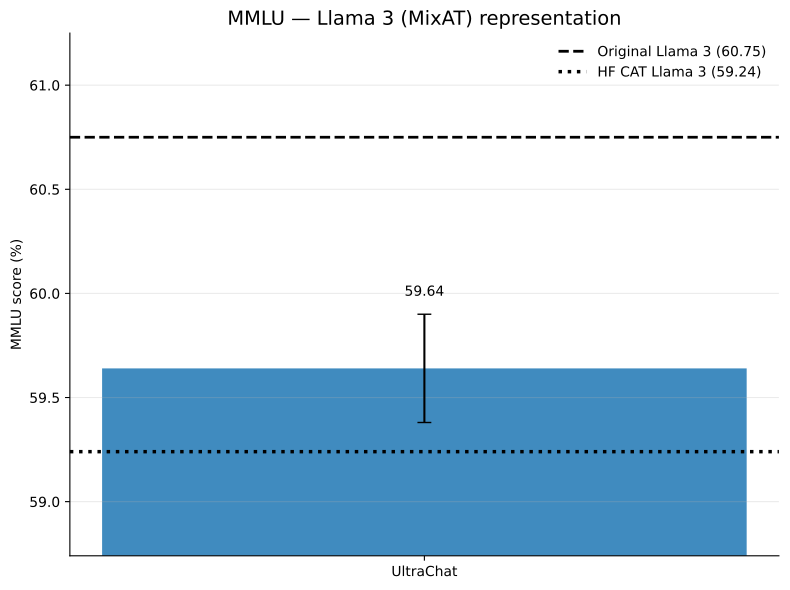

This figure's Python source:
import numpy as np
import matplotlib.pyplot as plt

from pathlib import Path
from matplotlib.backends.backend_pdf import PdfPages


# ============================================================
# Configuration
# ============================================================

MODEL_NAME = "Llama 3 (MixAT)"
COLOR = "C0"

eps = np.array([
    0.075,
    0.150,
    0.300,
    0.600,
])


# ============================================================
# MMLU
# ============================================================

mmlu_github = (59.64, 0.26)

mmlu_references = {
    "Original Llama 3": 60.75,
    "HuggingFace CAT Llama 3": 59.24,
}

mmlu_relative = {
    "y": [
        59.73,
        59.47,
        58.51,
        55.74,
    ],
    "err": [
        0.22,
        0.14,
        0.68,
        0.41,
    ],
}


# ============================================================
# ARC-E
# ============================================================

arce_github = (80.29, 0.38)

arce_references = {
    "Original Llama 3": 79.12,
    "HuggingFace CAT Llama 3": 80.93,
}

arce_relative = {
    "y": [
        80.46,
        79.44,
        75.45,
        41.29,
    ],
    "err": [
        0.43,
        0.29,
        2.54,
        19.91,
    ],
}


# ============================================================
# ARC-C
# ============================================================

arcc_github = (51.05, 0.18)

arcc_references = {
    "Original Llama 3": 49.40,
    "HuggingFace CAT Llama 3": 50.77,
}

arcc_relative = {
    "y": [
        50.85,
        49.34,
        47.84,
        32.37,
    ],
    "err": [
        0.39,
        0.65,
        1.65,
        9.46,
    ],
}


# ============================================================
# Representation
# ============================================================

def plot_representation(github, references, metric):
    fig, ax = plt.subplots(figsize=(8, 6))

    value, error = github

    original = references["Original Llama 3"]
    hf = references["HuggingFace CAT Llama 3"]

    # --------------------------------------------------------
    # GitHub Llama 3 bar
    # --------------------------------------------------------

    bar = ax.bar(
        [0],
        [value],
        yerr=[error],
        capsize=5,
        width=0.55,
        color=COLOR,
        alpha=0.85,
    )[0]

    # --------------------------------------------------------
    # Reference lines
    # --------------------------------------------------------

    ax.axhline(
        original,
        linestyle="--",
        linewidth=2,
        color="black",
        label=f"Original Llama 3 ({original:.2f})",
    )

    ax.axhline(
        hf,
        linestyle=":",
        linewidth=2.5,
        color="black",
        label=f"HF CAT Llama 3 ({hf:.2f})",
    )

    # --------------------------------------------------------
    # Adaptive y-axis
    # --------------------------------------------------------

    all_values = [
        value - error,
        value + error,
        original,
        hf,
    ]

    ymin = min(all_values)
    ymax = max(all_values)

    padding = max(
        (ymax - ymin) * 0.20,
        0.5,
    )

    ax.set_ylim(
        max(0, ymin - padding),
        ymax + padding,
    )

    # --------------------------------------------------------
    # Numerical value
    # --------------------------------------------------------

    ax.text(
        bar.get_x() + bar.get_width() / 2,
        value + error + padding * 0.15,
        f"{value:.2f}",
        ha="center",
        va="bottom",
        fontsize=10,
    )

    # --------------------------------------------------------
    # Axis
    # --------------------------------------------------------

    ax.set_xticks([0])

    ax.set_xticklabels([
        "UltraChat"
    ])

    ax.set_ylabel(
        f"{metric} score (%)"
    )

    ax.set_title(
        f"{metric} — {MODEL_NAME} representation",
        fontsize=14,
    )

    ax.grid(
        axis="y",
        alpha=0.25,
    )

    ax.spines["top"].set_visible(False)
    ax.spines["right"].set_visible(False)

    ax.legend(
        frameon=False,
    )

    fig.tight_layout()

    return fig


# ============================================================
# Relative LR
# ============================================================

def plot_relative_lr(relative, metric):
    fig, ax = plt.subplots(figsize=(8, 6))

    y = np.array(
        relative["y"],
        dtype=float,
    )

    err = np.array(
        relative["err"],
        dtype=float,
    )

    # --------------------------------------------------------
    # Line + markers
    # --------------------------------------------------------

    ax.plot(
        eps,
        y,
        marker="o",
        markersize=7,
        linewidth=2,
        color=COLOR,
        label="UltraChat",
    )

    # --------------------------------------------------------
    # Error bars
    # --------------------------------------------------------

    ax.errorbar(
        eps,
        y,
        yerr=err,
        fmt="none",
        capsize=4,
        color=COLOR,
    )

    # --------------------------------------------------------
    # Adaptive y-axis
    # --------------------------------------------------------

    ymin = np.min(
        y - err
    )

    ymax = np.max(
        y + err
    )

    padding = max(
        (ymax - ymin) * 0.15,
        0.5,
    )

    ax.set_ylim(
        max(0, ymin - padding),
        min(100, ymax + padding),
    )

    # --------------------------------------------------------
    # Axis
    # --------------------------------------------------------

    ax.set_xlabel(
        r"Configuration multiplier $s$"
    )

    ax.set_ylabel(
        f"{metric} score (%)"
    )

    ax.set_xticks(eps)

    ax.set_xticklabels([
        "0.075",
        "0.150",
        "0.300",
        "0.600",
    ])

    ax.set_title(
        f"{metric} — {MODEL_NAME} relative learning rate",
        fontsize=14,
    )

    ax.grid(
        axis="y",
        alpha=0.25,
    )

    ax.spines["top"].set_visible(False)
    ax.spines["right"].set_visible(False)

    ax.legend(
        frameon=False,
    )

    fig.tight_layout()

    return fig


# ============================================================
# Generate six pages
# ============================================================

figures = [
    # MMLU
    plot_representation(
        mmlu_github,
        mmlu_references,
        "MMLU",
    ),

    plot_relative_lr(
        mmlu_relative,
        "MMLU",
    ),

    # ARC-E
    plot_representation(
        arce_github,
        arce_references,
        "ARC-E",
    ),

    plot_relative_lr(
        arce_relative,
        "ARC-E",
    ),

    # ARC-C
    plot_representation(
        arcc_github,
        arcc_references,
        "ARC-C",
    ),

    plot_relative_lr(
        arcc_relative,
        "ARC-C",
    ),
]


# ============================================================
# Save all six pages to ONE PDF
# ============================================================

script_path = Path(__file__).resolve()
pdf_path = script_path.with_suffix(".pdf")

with PdfPages(pdf_path) as pdf:
    for fig in figures:
        pdf.savefig(
            fig,
            bbox_inches="tight",
        )

print(
    f"Saved {len(figures)} figures to:\n"
    f"{pdf_path}"
)


# ============================================================
# Display
# ============================================================

plt.show()
